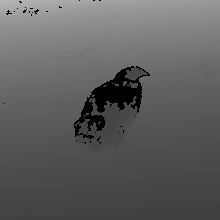
#> input picture images_cropped/images/002/126.tif, 220 x 220 px, found by its file name; its folder holds 3 pictures in this run
$ jupyter execute 1_crop_image_roi.ipynb
#> lines starting #> are read from the running program, lines starting #| are printed output that depends on the picture; after the words box and inside, x2 and y2 are one past the last pixel; in counts of white or black regions, pixels touching at a corner belong together; pictures that were not available may be replaced by others from this repository, and a replacement may not be noted
### commons.py
import numpy as np
import statistics
import tifffile
from scipy import ndimage as ndi
from skimage.color import rgb2gray
from skimage import (filters,
                     measure,
                     exposure,
                     morphology)
from tqdm import tqdm
from glob import glob

from matplotlib import pyplot as plt
from mpl_toolkits.axes_grid1 import ImageGrid

# [13 lines left out: function plot, not called in this run]

def binarize_image(arr):
    return arr > filters.threshold_triangle(arr)

def rescale_arr(arr, scale=255):
    return (arr * scale).astype('uint8')

def load_paths_images_sorted(path):

    """
    Carrega caminho da simagens e ordena em onrdem crescente os frames.
    """

    arr = []

    def parser_image_name(image_name):

        *_, name = image_name.split("/")
        name, *_ = name.split(".")

        return int(name)


    for index in tqdm(glob(f'{path}/*')):
        try:
            image_name = parser_image_name(index)

            arr.append(image_name)

        except: continue

    image_path_sorted = sorted(arr)

    image_unique_name = lambda x: f"{path}/{x}.tif"

    return list(map(image_unique_name, image_path_sorted))


def load_images_from_paths(arr_paths, is_gray=False):
#> called with is_gray = True
  arr_images = []

  if is_gray:
    for img_path in tqdm(arr_paths):

      try:
        frame = rgb2gray(tifffile.imread(img_path))
#> frame is the input picture: shape (220, 220); min 0, max 181, mean 94.7

        is_valid_frame = statistics.mode(binarize_image(frame).flatten())
#> in binarize_image, `return arr > filters.threshold_triangle(arr)`:
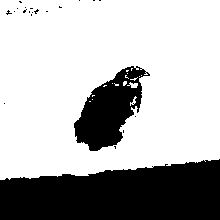
#> returned value: shape (220, 220) bool; 70.5% white; 22 black regions (20 under 20 px), largest, box (x1, y1, x2, y2) and area: (0, 159, 220, 220) 10851, (74, 66, 150, 151) 3365
#> is_valid_frame = True

        if not is_valid_frame:
            continue

        arr_images.append(rescale_arr(frame))
#> in rescale_arr, `return (arr * scale).astype('uint8')`:
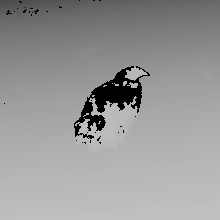
#> returned value: shape (220, 220); min 0, max 192, mean 151.7
      except: continue
  else:
    for img_path in tqdm(arr_paths):
      try:
        frame = tifffile.imread(img_path)

        is_valid_frame = statistics.mode(binarize_image(frame).flatten())

        if not is_valid_frame:
            continue

        arr_images.append(frame)
      except: continue
  return np.asarray(arr_images)


# [105 lines left out: functions auto_invert_image_mask, find_bighest_cluster_area, find_bighest_cluster, check_colision_border, rule_of_three_percent_pixels, crop_image_box and 2 more, not called in this run]

def smoothing_mask_edges(mask):
    return binarize_image(filters.gaussian(mask, sigma=0.5))

# [13 lines left out: function fill_smoothing_mask_edges, not called in this run]

### 1_crop_image_roi.ipynb
[cell 1]
import warnings
import numpy as np

from glob import glob
from tqdm import tqdm

from skimage.io import imsave, imread
from skimage import img_as_ubyte, exposure, filters
from skimage.color import rgb2gray

from commons import (load_images_from_paths,
                     load_paths_images_sorted,
                     binarize_image,
                     auto_invert_image_mask,
                     find_bighest_cluster,
                     check_colision_border,
                     crop_image_box,
                     smoothing_mask_edges,
                     find_center_mask,
                     find_roi,
                     plot)

[cell 2]
warnings.filterwarnings('ignore')

[cell 3]
def segmenter_v1(frame,_=None):

    """
        Menos performático
    """
    mask = find_roi(frame)
    mask = smoothing_mask_edges(mask)
    mask = auto_invert_image_mask(mask)

    return mask

def segmenter_v2(frame, background):

    """
        Mais performático
    """
    mask = binarize_image(np.subtract(exposure.equalize_hist(frame),
                                      exposure.equalize_hist(background)))
    mask = find_bighest_cluster(mask)
    mask = smoothing_mask_edges(mask)

    mask = auto_invert_image_mask(mask)

    return mask

def segmenter_v3(frame, background):
    """
        Mediano
    """

    mask = binarize_image(np.subtract(frame, background))
    mask = auto_invert_image_mask(mask)

    mask = find_bighest_cluster(mask)
    mask = smoothing_mask_edges(mask)

    mask = auto_invert_image_mask(mask)

    return mask

[cell 4]
def run_segmenter(path_in,
                  path_out,
                  margin_pixel=100,
                  func_segment=None):

    try:
        import os

        image_name = path_in.split('/')[-1]

        path_image_out = f'{path_out}/images/{image_name}'
        path_masks_out = f'{path_out}/masks/{image_name}'

        os.makedirs(path_masks_out)
        os.makedirs(path_image_out)
    except Exception as e:
        print(e)
        pass

    frames_sorted = load_paths_images_sorted(path_in)
    background, * frames = load_images_from_paths(frames_sorted, is_gray=True)
#> frames = []
    _, * frames_paths = frames_sorted
#> frames_paths = []

    for path, frame in  zip(frames_paths, tqdm(frames)):

        try:
            img_name = path.split('/')[-1]

            mask = func_segment(frame, background)

            if check_colision_border(mask):
                continue

            center_coords = find_center_mask(mask)
            mask_croped = crop_image_box(mask,
                                         center_coords,
                                         margin_pixel)

            frame_croped = crop_image_box(frame,
                                          center_coords,
                                          margin_pixel)

            imsave(f'{path_image_out}/{img_name}', img_as_ubyte(frame_croped))
            imsave(f'{path_masks_out}/{img_name}', img_as_ubyte(mask_croped.astype(dtype=bool)))
        except Exception as e:
            continue
#> this loop made 0 passes

$ run again, on images_cropped/images/003/244.tif
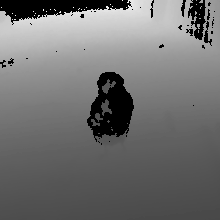
#> input picture images_cropped/images/003/244.tif, 220 x 220 px, found by its file name
#> in load_images_from_paths, frame is the input picture: shape (220, 220); min 0, max 254, mean 112.3
#> in binarize_image, `return arr > filters.threshold_triangle(arr)`:
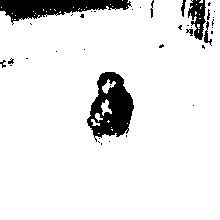
#> returned value: shape (220, 220) bool; 91% white; 39 black regions (29 under 20 px), largest, box (x1, y1, x2, y2) and area: (87, 72, 134, 142) 1899, (0, 0, 132, 25) 1698, (188, 0, 206, 40) 416
#> is_valid_frame = True
#> in rescale_arr, `return (arr * scale).astype('uint8')`:
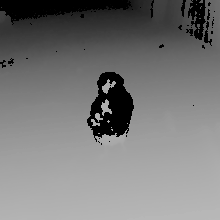
#> returned value: shape (220, 220); min 0, max 184, mean 120.6
#> frames = []
